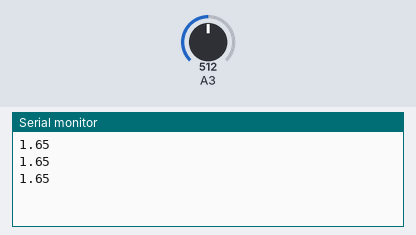
This sketch was run on a simulated Arduino Uno, built with avr-gcc and run on an emulated ATmega328P. Shown: the last lines printed to the serial monitor. The inputs (shaded band) are chosen by the test bench; at power-on: A3 = 512.

Above: at 1.3 s.
1.4 s: A3 set to 716
At 1.9 s:
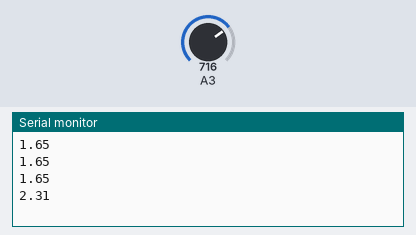
2.9 s: A3 set to 900
At 3.4 s:
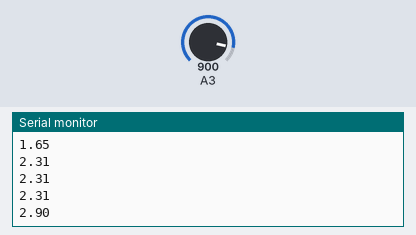
Timing chart, 0 to 5.9 s (numbered marks = the images above; inputs shaded):
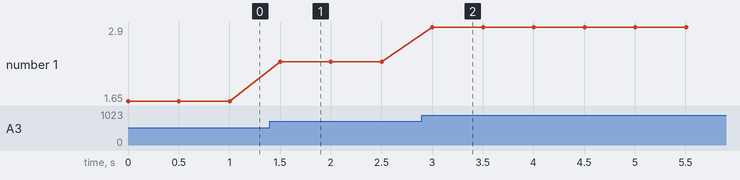

The sketch:

Turbidity_Sensor.ino
```cpp
void setup() {
  Serial.begin(9600); //Baud rate: 9600
}
void loop() {
  int sensorValue = analogRead(A3);// read the input on analog pin 0:
  float voltage = sensorValue * (3.30 / 1024.0); // Convert the analog reading (which goes from 0 - 1023) to a voltage (0 - 5V):
  Serial.println(voltage); // print out the value you read:
  delay(500);
}
```

Measured:
- after the input at 1.4 s, the serial monitor: prints a new line after 0.10 s (image 1)
- after the input at 2.9 s, the serial monitor: prints a new line after 0.10 s (image 2)
- plotted number 1: 1.65 → 2.31 after the input at 1.4 s, 2.31 → 2.9 after the input at 2.9 s
